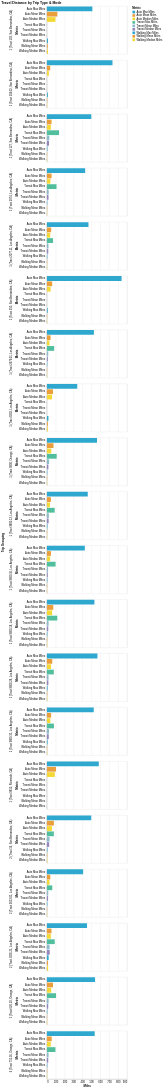

Notebook code for this chart:
### Code cell
alt.Chart(summary_long_all_miles).mark_bar().encode(
    x="Miles:Q",
    y="Metric:O",
    color=alt.Color("Metric:N", scale=alt.Scale(range=cp.CALITP_CATEGORY_BRIGHT_COLORS)),
    row="Trip Grouping:O"
).properties(title="Travel Distance by Trip Type & Mode")

### Figure 1 — Vega specification as saved in the notebook (floating-point values rounded to 4 significant figures; data arrays with more than 128 entries replaced by an {"elided": "..."} marker saying what was removed)
{"$schema": "https://vega.github.io/schema/vega/v5.json", "data": [{"name": "source_0", "values": {"elided": "162 records"}}, {"name": "row_domain", "values": [{"Trip Grouping": "1 (Tract 127, San Bernardino, CA)", "count": 9}, {"Trip Grouping": "1 (Tract 9202, Los Angeles, CA)", "count": 6}, {"Trip Grouping": "1 (Tract 9800.28, Los Angeles, CA)", "count": 9}, {"Trip Grouping": "1 (Tract 2074, Los Angeles, CA)", "count": 9}, {"Trip Grouping": "1 (Tract 9800.16, Los Angeles, CA)", "count": 9}, {"Trip Grouping": "1 (Tract 103, San Bernardino, CA)", "count": 6}, {"Trip Grouping": "2 (Tract 9201.21, Los Angeles, CA)", "count": 9}, {"Trip Grouping": "1 (Tract 9800.35, Los Angeles, CA)", "count": 9}, {"Trip Grouping": "1 (Tract 250, San Bernardino, CA)", "count": 6}, {"Trip Grouping": "1 (Tract 104.02, San Bernardino, CA)", "count": 6}, {"Trip Grouping": "2 (Tract 16, San Bernardino, CA)", "count": 9}, {"Trip Grouping": "6 (Tract 755.16, Orange, CA)", "count": 9}, {"Trip Grouping": "1 (Tract 9800.13, Los Angeles, CA)", "count": 9}, {"Trip Grouping": "1 (Tract 2077.11, Los Angeles, CA)", "count": 9}, {"Trip Grouping": "5 (Tract 626.10, Orange, CA)", "count": 9}, {"Trip Grouping": "1 (Tract 9800.18, Los Angeles, CA)", "count": 9}, {"Trip Grouping": "1 (Tract 9800, Orange, CA)", "count": 9}, {"Trip Grouping": "1 (Tract 2679.01, Los Angeles, CA)", "count": 9}, {"Trip Grouping": "2 (Tract 2653.01, Los Angeles, CA)", "count": 9}, {"Trip Grouping": "1 (Tract 9810, Riverside, CA)", "count": 3}]}, {"name": "source_0_y_domain_Metric", "values": [{"Metric": "Auto Mean Miles"}, {"Metric": "Auto Median Miles"}, {"Metric": "Auto Max Miles"}, {"Metric": "Transit Mean Miles"}, {"Metric": "Transit Median Miles"}, {"Metric": "Transit Max Miles"}, {"Metric": "Walking Mean Miles"}, {"Metric": "Walking Median Miles"}, {"Metric": "Walking Max Miles"}]}, {"name": "source_0_color_domain_Metric", "values": [{"Metric": "Auto Mean Miles"}, {"Metric": "Auto Median Miles"}, {"Metric": "Auto Max Miles"}, {"Metric": "Transit Mean Miles"}, {"Metric": "Transit Median Miles"}, {"Metric": "Transit Max Miles"}, {"Metric": "Walking Mean Miles"}, {"Metric": "Walking Median Miles"}, {"Metric": "Walking Max Miles"}]}], "signals": [{"name": "child_width", "value": 300}, {"name": "y_step", "value": 20}, {"name": "child_height", "update": "bandspace(domain('y').length, 0.1, 0.05) * y_step"}], "marks": [{"type": "group", "name": "row-title", "title": {"text": "Trip Grouping", "orient": "left", "style": "guide-title", "offset": 10}, "role": "row-title"}, {"type": "group", "name": "row_header", "from": {"data": "row_domain"}, "sort": {"field": "datum[\"Trip Grouping\"]", "order": "ascending"}, "encode": {"update": {"height": {"signal": "child_height"}}}, "axes": [{"scale": "y", "grid": false, "zindex": 0, "title": "Metric", "orient": "left"}], "title": {"text": {"signal": "isValid(parent[\"Trip Grouping\"]) ? parent[\"Trip Grouping\"] : \"\"+parent[\"Trip Grouping\"]"}, "frame": "group", "orient": "left", "offset": 10, "style": "guide-label"}, "role": "row-header"}, {"type": "group", "name": "column_footer", "encode": {"update": {"width": {"signal": "child_width"}}}, "axes": [{"scale": "x", "labelOverlap": true, "zindex": 0, "grid": false, "orient": "bottom", "tickCount": {"signal": "ceil(child_width/40)"}, "title": "Miles", "labelFlush": true}], "role": "column-footer"}, {"type": "group", "name": "cell", "from": {"facet": {"data": "source_0", "name": "facet", "groupby": ["Trip Grouping"]}}, "sort": {"field": ["datum[\"Trip Grouping\"]"], "order": ["ascending"]}, "encode": {"update": {"width": {"signal": "child_width"}, "height": {"signal": "child_height"}}}, "marks": [{"type": "rect", "name": "child_marks", "from": {"data": "facet"}, "encode": {"update": {"fill": {"field": "Metric", "scale": "color"}, "height": {"signal": "max(0.25, bandwidth('y'))"}, "x2": {"field": "Miles_start", "scale": "x"}, "y": {"field": "Metric", "scale": "y"}, "x": {"field": "Miles_end", "scale": "x"}}}, "style": ["bar"]}], "axes": [{"scale": "x", "maxExtent": 0, "minExtent": 0, "grid": true, "zindex": 0, "labels": false, "gridScale": "y", "tickCount": {"signal": "ceil(child_width/40)"}, "domain": false, "orient": "bottom", "aria": false, "ticks": false}], "style": "cell"}], "scales": [{"name": "x", "type": "linear", "domain": {"data": "source_0", "fields": ["Miles_start", "Miles_end"]}, "range": [0, {"signal": "child_width"}], "zero": true, "nice": true}, {"name": "y", "type": "band", "domain": {"data": "source_0_y_domain_Metric", "field": "Metric", "sort": true}, "range": {"step": {"signal": "y_step"}}, "paddingOuter": 0.05, "paddingInner": 0.1}, {"name": "color", "type": "ordinal", "domain": {"data": "source_0_color_domain_Metric", "field": "Metric", "sort": true}, "range": ["#2EA8CE", "#EB9F3C", "#F4D837", "#51BF9D", "#8CBCCB", "#9487C0"]}], "title": {"text": "Travel Distance by Trip Type & Mode", "anchor": "start"}, "layout": {"padding": 20, "offset": {"rowTitle": 10}, "columns": 1, "bounds": "full", "align": "all"}, "padding": 5, "background": "white", "legends": [{"fill": "color", "symbolType": "square", "title": "Metric"}]}
